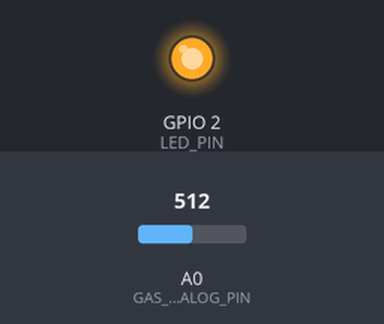
The sketch below on a simulated ESP8266 (NodeMCU). Parts: output pins drawn as LEDs (lit = HIGH). The test bench sets the inputs (shaded band); at power-on: A0 (GAS_ANALOG_PIN) = 512. WiFi joins after 1.5 s; servers stay silent unless stated; uploads are accepted with an empty reply; what the sketch prints to the serial monitor is not drawn.

Above: at 2.3 s.
At 22.7 s:
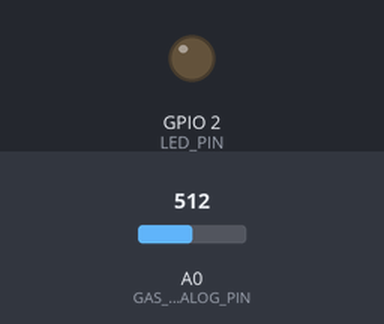
Timing chart, 0 to 24.2 s (numbered marks = the images above):
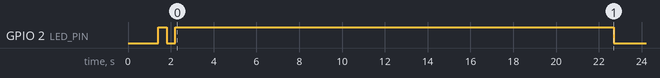

Measured:
- by itself, GPIO 2 (LED_PIN): HIGH → LOW at 1.8 s, → HIGH 0.40 s later, → LOW 20.5 s later

The sketch:

wifi_gas_sensor_esp32.ino
```cpp
/*
  Gas Saver Pro — WiFi Gas Sensor (ESP32 / ESP8266)
  ==================================================
  Sends calibrated gas severity to the Gas Saver desktop app over WiFi.

  Wiring (typical):
    MQ sensor VCC -> 5V (ESP32 VIN / ESP8266 VIN), GND -> GND
    MQ AO         -> ESP32 GPIO34 (ADC1) / ESP8266 A0 (through a divider)
    Status LED    -> GPIO2 (ESP32) / built-in LED (ESP8266)

  Why not "raw / 1023 * 100"? ADC counts are not a gas percentage. An MQ
  sensor's useful signal is its heater resistance Rs relative to the value
  measured in clean air (R0):

      Rs    = RL * (Vcc - Vout) / Vout
      ratio = Rs / R0          (1.0 = clean air, lower = more gas)
      pct   = 0 %   when ratio >= 1.0
              100 % when ratio <= DANGER_RATIO
              linear in between

  Calibration:
    AUTO_CALIBRATE = true  -> R0 is measured for CALIBRATION_MS at every boot.
                              Power the board up in CLEAN AIR!
    AUTO_CALIBRATE = false -> uses MANUAL_R0 (set it from a previous boot's log).
  MQ sensors need 24-48 h of burn-in for stable readings.

  ADC notes:
    ESP32 GPIO34 is 12-bit (0-4095). The MQ output can reach 5 V, so use a
    1:2 divider (ADC_DIVIDER = 2.0) or power the heater from 3.3 V.
    ESP8266 A0 is 10-bit and accepts max 1.0 V, so a divider is mandatory
    (e.g. 20k / 10k -> ADC_DIVIDER = 3.0).
    Because R0 is measured with the same divider, the Rs/R0 ratio — and thus
    the severity percentage — stays correct even if the divider is imperfect.

  Endpoints:
    GET  http://<sensor-ip>/gas        -> current reading as JSON
    POST http://<PC-IP>:5000/api/sensor -> pushed automatically every second
*/

#if defined(ESP32)
  #include <WiFi.h>
  #include <HTTPClient.h>
  #include <WebServer.h>
  WebServer server(80);
  const int GAS_ANALOG_PIN = 34;   // ADC1 pin
  const int LED_PIN = 2;
  const int ADC_MAX_RAW = 4095;
#elif defined(ESP8266)
  #include <ESP8266WiFi.h>
  #include <ESP8266HTTPClient.h>
  #include <ESP8266WebServer.h>
  ESP8266WebServer server(80);
  const int GAS_ANALOG_PIN = A0;
  const int LED_PIN = LED_BUILTIN;
  const int ADC_MAX_RAW = 1023;
#else
  #error "This sketch targets ESP32 or ESP8266"
#endif

// ── WiFi Credentials (CHANGE THESE) ─────────────────────────────────────────
const char* WIFI_SSID     = "YOUR_WIFI_NAME";
const char* WIFI_PASSWORD = "YOUR_WIFI_PASSWORD";

// ── Gas Saver PC Hub ─────────────────────────────────────────────────────────
const char* GAS_SAVER_PC_IP = "192.168.1.100";  // shown in the app / WiFi Hub dialog
const int   GAS_SAVER_PORT  = 5000;
const int   ROOM_ID         = 0;
const char* ROOM_NAME       = "Kitchen";

// ── Sensor / ADC configuration ───────────────────────────────────────────────
const float VCC_VOLTS     = 3.3;      // ADC reference voltage of the board
const float RL_OHMS       = 10000.0;  // load resistor on the MQ module
const float ADC_DIVIDER   = 1.0;      // voltage divider factor (see notes above)

// ── Calibration ──────────────────────────────────────────────────────────────
const bool          AUTO_CALIBRATE  = true;
const unsigned long CALIBRATION_MS  = 20000;
const float         MANUAL_R0       = 10000.0;

// ── Severity curve ───────────────────────────────────────────────────────────
const float DANGER_RATIO = 0.35;      // ratio at which severity reaches 100 %

const unsigned long SEND_INTERVAL_MS = 1000;
const unsigned long RECONNECT_MS     = 10000;

unsigned long lastSendTime = 0;
unsigned long lastReconnect = 0;
float r0 = MANUAL_R0;

// ── Measurements ─────────────────────────────────────────────────────────────
int readGasRaw() {
  long sum = 0;
  for (int i = 0; i < 16; i++) sum += analogRead(GAS_ANALOG_PIN);
  return (int)(sum / 16);
}

float rawToVolts(int raw) {
  return (raw / (float)ADC_MAX_RAW) * VCC_VOLTS * ADC_DIVIDER;
}

float voltsToRs(float v) {
  if (v < 0.01f) return 1e9f;                 // rail low -> no conduction
  if (v > VCC_VOLTS * 0.99f) return 1.0f;     // rail high -> sensor shorted
  return RL_OHMS * (VCC_VOLTS - v) / v;
}

float severityFromRatio(float ratio) {
  if (ratio >= 1.0f) return 0.0f;
  if (ratio <= DANGER_RATIO) return 100.0f;
  return (1.0f - ratio) / (1.0f - DANGER_RATIO) * 100.0f;
}

float calibrateR0() {
  Serial.printf("Calibrating R0 in clean air for %lu s...\n", CALIBRATION_MS / 1000);
  unsigned long start = millis();
  double sum = 0.0;
  int n = 0;
  int lastTick = -1;
  while (millis() - start < CALIBRATION_MS) {
    float rs = voltsToRs(rawToVolts(readGasRaw()));
    if (rs > 0 && rs < 1e8f) { sum += rs; n++; }
    int tick = (millis() - start) / 1000;
    if (tick != lastTick) {
      lastTick = tick;
      Serial.printf("  %ds  Rs=%.0f ohm\n", tick, rs);
    }
    delay(100);
  }
  if (n == 0) {
    Serial.println("Calibration failed — using MANUAL_R0");
    return MANUAL_R0;
  }
  float measured = (float)(sum / n);
  Serial.printf("R0 = %.0f ohm (%d samples)\n", measured, n);
  return measured;
}

struct Reading {
  int raw;
  float volts;
  float rs;
  float ratio;
  float pct;
};

void sendReadingToHub(const Reading& r);

Reading takeReading() {
  Reading r;
  r.raw = readGasRaw();
  r.volts = rawToVolts(r.raw);
  r.rs = voltsToRs(r.volts);
  r.ratio = r.rs / max(r0, 1.0f);
  r.pct = severityFromRatio(r.ratio);
  return r;
}

String readingToJson(const Reading& r, bool withStatus) {
  String j = "{";
  j += "\"room_id\":" + String(ROOM_ID) + ",";
  j += "\"room_name\":\"" + String(ROOM_NAME) + "\",";
  j += "\"value\":" + String(r.raw) + ",";
  j += "\"volts\":" + String(r.volts, 3) + ",";
  j += "\"rs\":" + String(r.rs, 1) + ",";
  j += "\"r0\":" + String(r0, 1) + ",";
  j += "\"ratio\":" + String(r.ratio, 3) + ",";
  j += "\"pct\":" + String(r.pct, 1);
  if (withStatus) j += ",\"status\":\"OK\"";
  j += "}";
  return j;
}

// ── Web Server Route: http://<sensor-ip>/gas ─────────────────────────────────
void handleGetGas() {
  Reading r = takeReading();
  server.send(200, "application/json", readingToJson(r, true));
}

void connectWiFi() {
  Serial.printf("Connecting to WiFi: %s\n", WIFI_SSID);
  WiFi.mode(WIFI_STA);
  WiFi.begin(WIFI_SSID, WIFI_PASSWORD);
  unsigned long start = millis();
  while (WiFi.status() != WL_CONNECTED && millis() - start < 20000) {
    delay(400);
    Serial.print(".");
    digitalWrite(LED_PIN, !digitalRead(LED_PIN));
  }
  Serial.println();
  if (WiFi.status() == WL_CONNECTED) {
    digitalWrite(LED_PIN, HIGH);
    Serial.print("Connected! Sensor IP: ");
    Serial.println(WiFi.localIP());
    Serial.println("Tip: this IP works directly in Gas Saver -> Add Room -> WiFi Poll.");
  } else {
    Serial.println("WiFi not connected yet — will keep retrying.");
  }
}

void setup() {
  Serial.begin(115200);
  pinMode(LED_PIN, OUTPUT);
  delay(1000);

  #if defined(ESP32)
    analogReadResolution(12);
    #if defined(ESP_ARDUINO_VERSION_MAJOR) && ESP_ARDUINO_VERSION_MAJOR >= 3
      analogSetAttenuation(ADC_ATTEN_DB_11);
    #else
      analogSetAttenuation(ADC_11db);
    #endif
  #endif

  Serial.println("\n======================================");
  Serial.println("  Gas Saver — WiFi Sensor Starting...");
  Serial.println("======================================");

  connectWiFi();

  if (AUTO_CALIBRATE) {
    r0 = calibrateR0();
  } else {
    r0 = MANUAL_R0;
    Serial.printf("Using MANUAL_R0 = %.0f ohm\n", r0);
  }

  server.on("/gas", HTTP_GET, handleGetGas);
  server.on("/", HTTP_GET, handleGetGas);
  server.begin();
  Serial.println("HTTP web server running on port 80");
}

void loop() {
  server.handleClient();

  unsigned long now = millis();

  if (WiFi.status() != WL_CONNECTED && now - lastReconnect >= RECONNECT_MS) {
    lastReconnect = now;
    Serial.println("[WiFi] Reconnecting...");
    WiFi.reconnect();
  }

  if (now - lastSendTime >= SEND_INTERVAL_MS) {
    lastSendTime = now;

    Reading r = takeReading();

    // Heartbeat LED: short blink when safe, fast blink on danger
    if (r.pct >= 70.0f) {
      digitalWrite(LED_PIN, (now / 100) % 2);
    } else {
      digitalWrite(LED_PIN, (now % 2000) < 30 ? HIGH : LOW);
    }

    sendReadingToHub(r);
  }
}

// ── Send reading automatically via HTTP POST to Gas Saver ────────────────────
void sendReadingToHub(const Reading& r) {
  if (WiFi.status() != WL_CONNECTED) return;

  WiFiClient client;
  HTTPClient http;
  String url = "http://" + String(GAS_SAVER_PC_IP) + ":" + String(GAS_SAVER_PORT) + "/api/sensor";

  http.begin(client, url);
  http.setTimeout(2000);
  http.addHeader("Content-Type", "application/json");

  int httpCode = http.POST(readingToJson(r, false));

  if (httpCode > 0) {
    Serial.printf("[WiFi Post] raw=%d ratio=%.3f pct=%.1f%% -> %s [Code %d]\n",
                  r.raw, r.ratio, r.pct, GAS_SAVER_PC_IP, httpCode);
  } else {
    Serial.printf("[WiFi Post Error] Code: %d (%s)\n", httpCode, http.errorToString(httpCode).c_str());
  }

  http.end();
}
```
